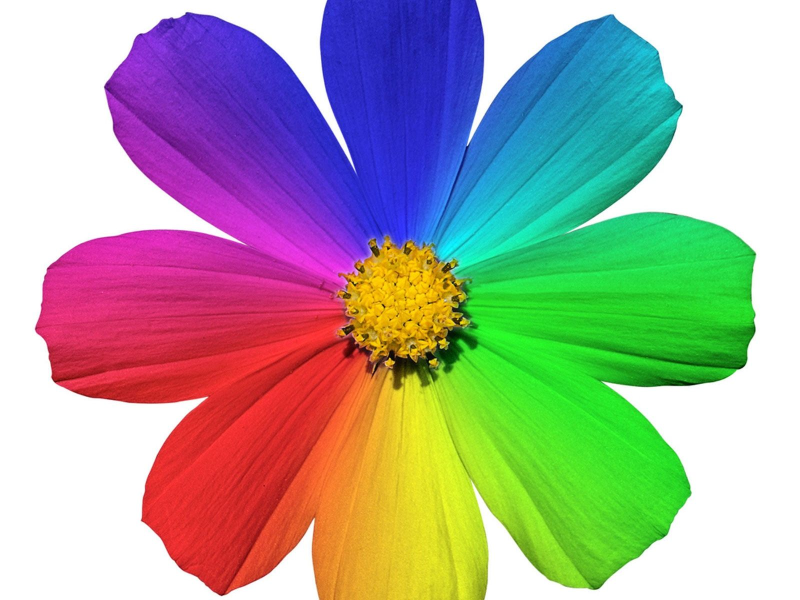
#> input picture Images/Flower1.jpg, 1600 x 1200 px (shown at 1/2 size)
$ jupyter execute '03. Arithmetic Operations on Color Images.ipynb'
#> lines starting #> are read from the running program, lines starting #| are printed output that depends on the picture
## **Element-wise Arithmetic Operations on Color Images**

---

### 📄 **Description:**

This problem involves performing basic arithmetic operations—**addition**, **subtraction**, **multiplication**, and **division**—on two color images using Python and OpenCV. The objective is to understand how pixel-wise arithmetic affects image appearance and to explore which operations exhibit **linearity** in the context of digital image processing.

Two images of the same size are loaded, converted from BGR to RGB format for visualization, and then processed using the following element-wise operations:

* **Addition**: Enhances brightness or fuses images.
* **Subtraction**: Highlights differences, useful for motion detection or edge extraction.
* **Multiplication**: Amplifies or masks regions; nonlinear in nature.
* **Division**: Normalizes or adjusts contrast; also nonlinear.

The resulting images are displayed side by side using Matplotlib for visual comparison. This exercise also investigates the **linearity** of these operations, identifying that only addition and subtraction maintain linearity, while multiplication and division do not.

---

[cell 1]
import cv2
import numpy as np
import matplotlib.pyplot as plt

# Load two color images (must be the same size)
img1 = cv2.imread("Images/Flower1.jpg")
#> img1 is the input picture: shape (1200, 1600, 3); mean B, G, R 156.9, 168.1, 169.2
img2 = cv2.imread("Images/Flower.jpeg")
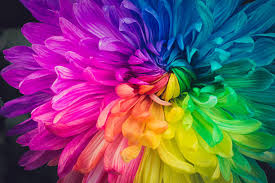
#> input picture Images/Flower.jpeg, 275 x 183 px
#> img2 is the input picture: shape (183, 275, 3); mean B, G, R 108.2, 80.8, 116.6

# Resize second image to match first image size (if needed)
#img2 = cv2.resize(img2, (img1.shape[1], img1.shape[0]))
img2=cv2.resize(img2,(img1.shape[1],img1.shape[0]))
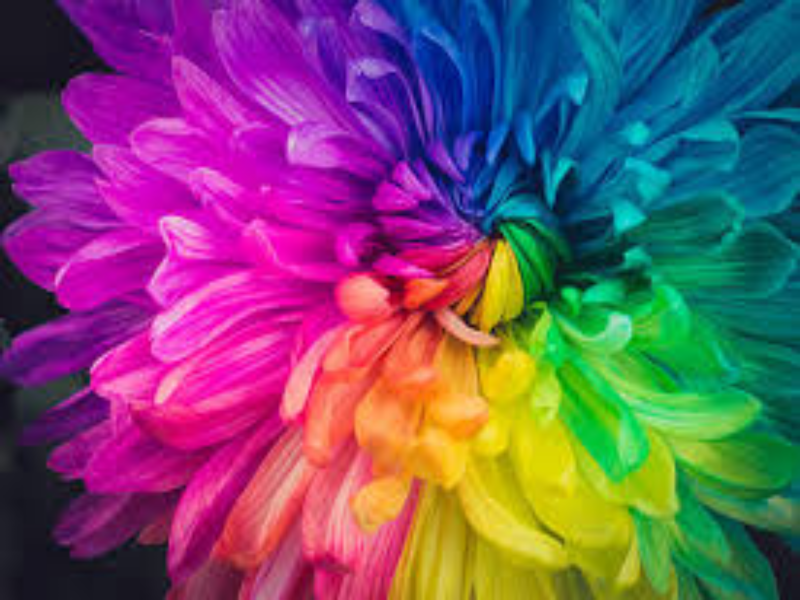
#> img2: shape (1200, 1600, 3) (shown at 1/2 size); mean B, G, R 108.1, 80.7, 116.5

# Convert BGR (OpenCV default) to RGB (for matplotlib)
img1_rgb = cv2.cvtColor(img1, cv2.COLOR_BGR2RGB)
img2_rgb = cv2.cvtColor(img2, cv2.COLOR_BGR2RGB)


#img_add=img1_rgb+img1_rgb
# Perform arithmetic operations using OpenCV (to handle clipping)
img_add = cv2.add(img1_rgb, img2_rgb)               # Addition (clipped at 255)
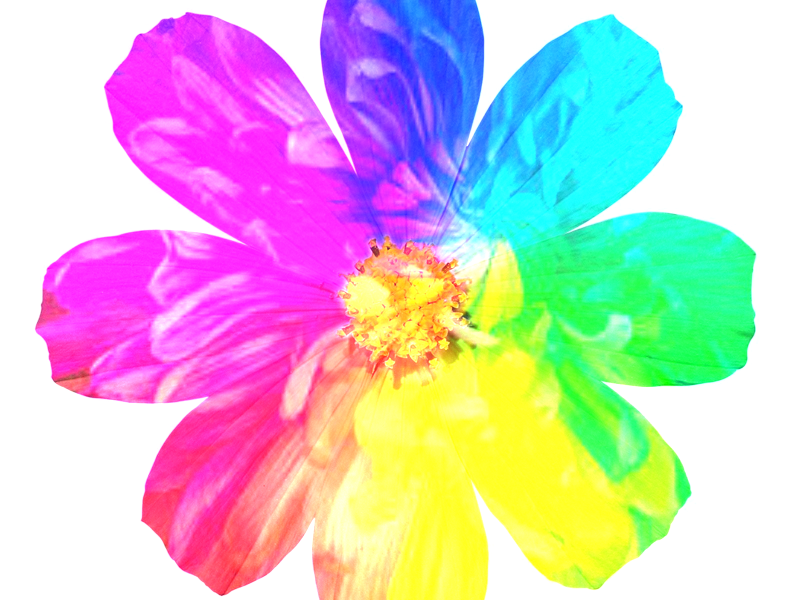
#> img_add: shape (1200, 1600, 3) (shown at 1/2 size); mean R, G, B 211.4, 197.4, 205
img_subtract = cv2.subtract(img1_rgb, img2_rgb)     # Subtraction (clipped at 0)
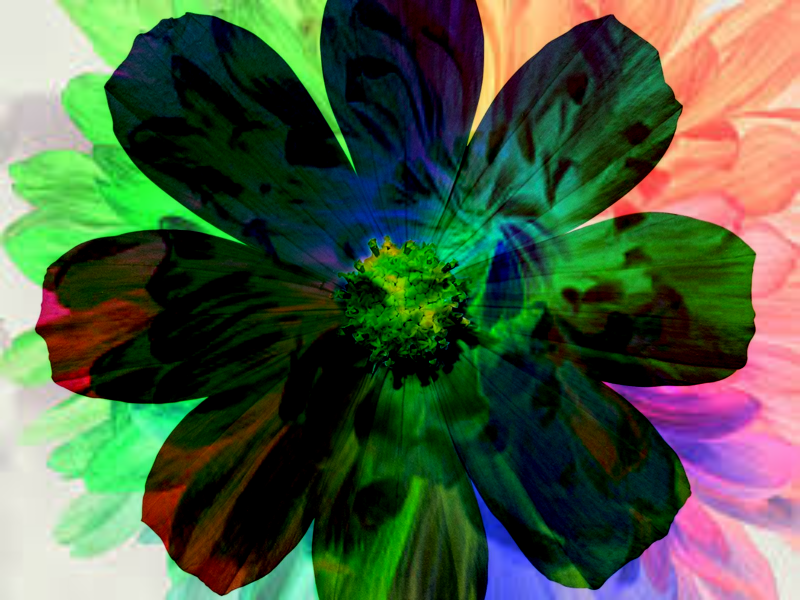
#> img_subtract: shape (1200, 1600, 3) (shown at 1/2 size); mean R, G, B 76.2, 92.4, 66.8
img_multiply = cv2.multiply(img1_rgb, img2_rgb)     # Multiplication (scaled automatically)
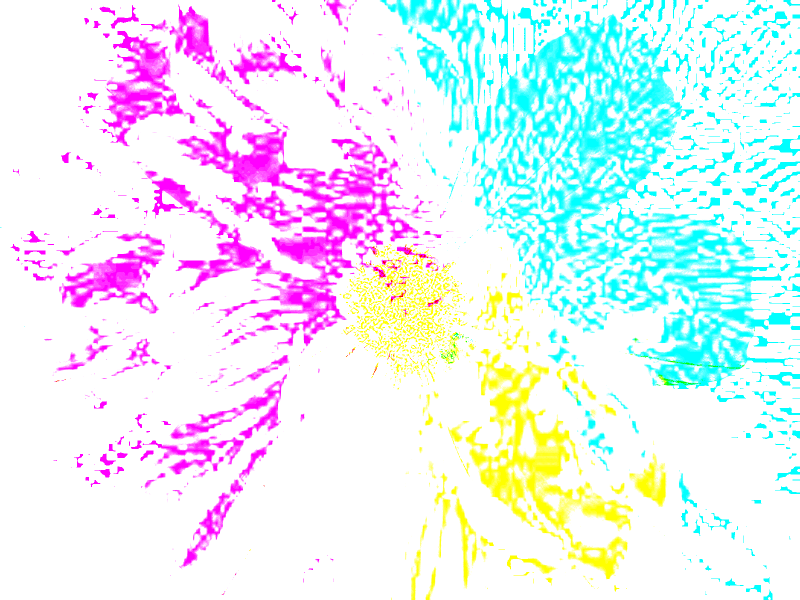
#> img_multiply: shape (1200, 1600, 3) (shown at 1/2 size); mean R, G, B 232.1, 238.8, 246.7
img_divide = cv2.divide(img1_rgb, img2_rgb + 1)     # Division (add 1 to avoid division by zero)
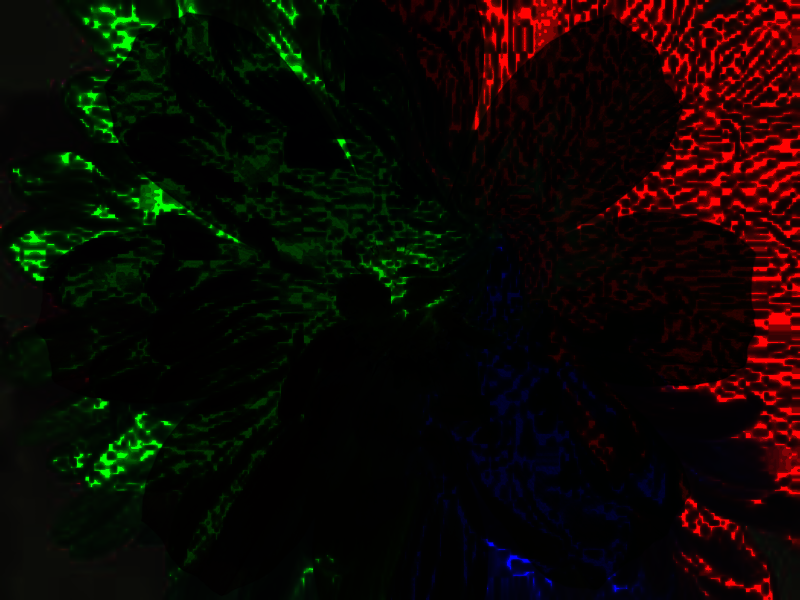
#> img_divide: shape (1200, 1600, 3) (shown at 1/2 size); mean R, G, B 14.5, 8.1, 2.8

# Display results using matplotlib
titles = ['Original Image 1', 'Original Image 2', 'Addition', 'Subtraction', 'Multiplication', 'Division']
images = [img1_rgb, img2_rgb, img_add, img_subtract, img_multiply, img_divide]

plt.figure(figsize=(18, 8))
for i in range(6):
    plt.subplot(2, 3, i+1)
    plt.imshow(images[i])
    plt.title(titles[i])
    plt.axis('off')

plt.tight_layout()
plt.show()
